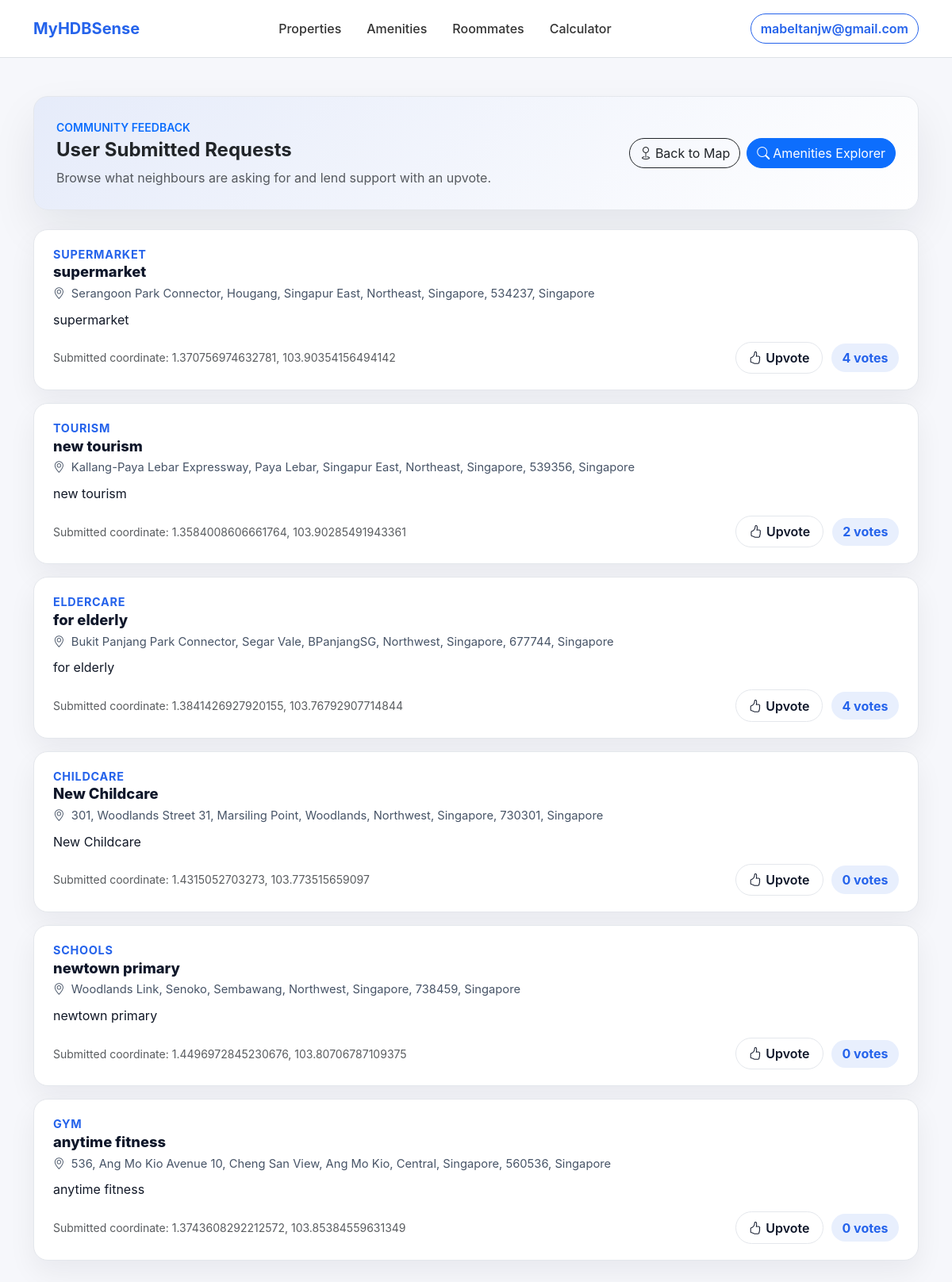
Screenshot of /map/results/ (signed in) with the database file from the repository.
### accounts/models.py (models this page shows, shortened)
class CustomUser(AbstractUser):
    email = models.EmailField(unique=True)

### mappage/models.py (models this page shows, shortened)
class location(models.Model):
    latitude = models.FloatField()
    longitude = models.FloatField()
    address = models.CharField(max_length=500, blank=True, null=True)
    amenity = models.CharField(max_length=100)
    description = models.TextField()
    upvoteCount = models.IntegerField(default=0)

### mappage/views.py (the view)
# urls.py: path('results/', views.results_view, name='results'),
def results_view(request):
    result = location_controller.get_all_locations_for_display()
    return render(request, 'results.html', {'locations': result['locations']})

### mappage/services.py (called while the page is built)
    def get_all_locations(self) -> List[location]:
        return location.objects.all()

    def get_all_locations_for_display(self) -> Dict[str, Any]:
        locations = self.location_service.get_all_locations()
        return {
            'locations': locations,
            'count': len(locations)
        }

### mappage/templates/results.html (shortened to what this page needs)
{% load static %}
<!DOCTYPE html>
<html lang="en">
<head>
  <link href="https://cdn.jsdelivr.net/npm/bootstrap@5.3.3/dist/css/bootstrap.min.css" rel="stylesheet"/>
  <link href="https://cdn.jsdelivr.net/npm/bootstrap-icons@1.11.3/font/bootstrap-icons.css" rel="stylesheet"/>
</head>
<body>
  {% include "accounts/navbar.html" %}
  <main class="container py-4 py-md-5">
    <section class="hero-card mb-4">
      <div class="d-flex flex-column flex-lg-row align-items-lg-center justify-content-between gap-3">
        <div>
          <p class="text-uppercase fw-semibold text-primary small mb-1">Community feedback</p>
          <h1 class="h4 fw-bold mb-2">User Submitted Requests</h1>
          <p class="mb-0 text-muted">Browse what neighbours are asking for and lend support with an upvote.</p>
        </div>
        <div class="d-flex flex-wrap gap-2">
          <a href="{% url 'mappage' %}" class="btn btn-outline-dark rounded-pill"><i class="bi bi-geo me-1"></i>Back to Map</a>
          <a href="{% url 'amenities' %}" class="btn btn-primary rounded-pill"><i class="bi bi-search me-1"></i>Amenities Explorer</a>
        </div>
      </div>
    </section>
    {% if locations %}
      <section class="thread-stack">
        {% for loc in locations %}
          <article class="thread-card">
            <div class="thread-label">{{ loc.amenity|default:"Amenity"|upper }}</div>
            <h2 class="thread-title">{{ loc.description|truncatechars:120 }}</h2>
            <div class="thread-meta">
              <i class="bi bi-geo-alt me-1"></i>
              {{ loc.address|default:"Address not available" }}
            </div>
            {% if loc.description %}
              <p class="thread-content">{{ loc.description }}</p>
            {% endif %}
            <div class="thread-foot">
              <span class="text-muted small">Submitted coordinate: {{ loc.latitude }}, {{ loc.longitude }}</span>
              <form class="vote-form" action="{% url 'upvote_location' loc.id %}" method="POST">
                <button type="submit" class="vote-btn">
                  <i class="bi bi-hand-thumbs-up"></i>
                  Upvote
                </button>
                <span class="vote-count-badge"><span class="vote-count">{{ loc.upvoteCount }}</span> votes</span>
              </form>
            </div>
          </article>
        {% endfor %}
      </section>
    {% endif %}
  </main>
</body>
</html>

### accounts/templates/accounts/navbar.html (shortened to what this page needs)
{% load static %}
<nav class="navbar navbar-expand-lg navbar-light bg-white border-bottom py-3">
  <div class="container">
    <a class="navbar-brand fw-bold" href="{% url 'home' %}" style="color:#2563eb;">MyHDBSense</a>
    <div class="collapse navbar-collapse" id="mainNav">
      <ul class="navbar-nav mx-auto gap-lg-3">
        <li class="nav-item">
          <a class="nav-link {% if request.resolver_match.url_name == 'properties' %}active{% endif %}"
             href="{% url 'properties' %}">Properties</a>
        </li>
        <li class="nav-item">
          <a class="nav-link {% if request.resolver_match.url_name == 'amenities' or request.resolver_match.url_name == 'search_amenities' %}active{% endif %}"
             href="{% url 'amenities' %}">Amenities</a>
        </li>
        {% with name=request.resolver_match.url_name %}
        <li class="nav-item">
          <a class="nav-link {% if name in 'roommates sharing_request roommate_profile_edit' %}active{% endif %}"
             href="{% url 'roommates' %}">Roommates</a>
        </li>
        {% endwith %}
        <li class="nav-item">
          <a class="nav-link {% if request.resolver_match.url_name == 'calculator' %}active{% endif %}"
             href="{% url 'calculator' %}">Calculator</a>
        </li>
      </ul>
      <div class="d-flex ms-lg-3 align-items-center gap-2">
        {% if user.is_authenticated %}
          <a href="{% url 'roommate_profile_edit' %}"
             class="btn btn-outline-primary rounded-pill fw-semibold"
             style="border-color:#2563eb;color:#2563eb;">
            {{ user.email|default:user.username|default:"Profile" }}
          </a>
        {% endif %}
      </div>
    </div>
  </div>
</nav>

### mappage/templates/results.html (style rules this page uses)
:root { --brand:#2563eb; --ink:#0f172a; --muted:#475467; --border:#e4e7ec; --card:#ffffff; }
body { background:#f6f7fb; font-family:"Inter", "Segoe UI", system-ui, -apple-system, BlinkMacSystemFont, sans-serif; }
.hero-card { border:1px solid var(--border); border-radius:18px; padding:1.75rem; background:linear-gradient(135deg, rgba(37,99,235,.08), #fff); box-shadow:0 25px 55px rgba(15,23,42,.08); }
.thread-stack { display:flex;flex-direction:column;gap:1rem; }
.thread-card { border:1px solid var(--border); border-radius:18px; padding:1.25rem 1.5rem; background:var(--card); box-shadow:0 15px 35px rgba(15,23,42,.06); }
.thread-label { font-size:.9rem;font-weight:700;color:var(--brand);text-transform:uppercase;letter-spacing:.05em; }
.thread-title { font-weight:800;font-size:1.15rem;margin-bottom:.35rem;color:var(--ink); }
.thread-meta { color:var(--muted);font-size:.92rem; }
.thread-content { margin-top:.6rem;font-size:1rem;color:#111827; }
.thread-foot { margin-top:1rem; display:flex; flex-wrap:wrap; justify-content:space-between; align-items:center; gap:.75rem; }
.vote-form { display:flex;align-items:center;gap:.65rem; }
.vote-btn { border-radius:999px; border:1px solid var(--border); background:#fff; color:var(--ink); padding:.45rem 1rem; font-weight:600; display:inline-flex; align-items:center; gap:.35rem; transition:all .15s ease; }
.vote-count-badge { background:rgba(37,99,235,.1); color:var(--brand); font-weight:700; border-radius:999px; padding:.35rem .85rem; }

### accounts/templates/accounts/navbar.html (style rules this page uses)
.nav-link { font-weight:500; color:#333; }

### rows the page displays
CustomUser: email "mabeltanjw@gmail.com"
location: amenity "SUPERMARKET", description "supermarket", address "Serangoon Park Connector, Hougang, Singapur East, Northeast, Singapore, 534237, Singapore", latitude "1.370756974632781", longitude "103.90354156494142", upvoteCount "4"
location: amenity "TOURISM", description "new tourism", address "Kallang-Paya Lebar Expressway, Paya Lebar, Singapur East, Northeast, Singapore, 539356, Singapore", latitude "1.3584008606661764", longitude "103.90285491943361", upvoteCount "2"
location: amenity "ELDERCARE", description "for elderly", address "Bukit Panjang Park Connector, Segar Vale, BPanjangSG, Northwest, Singapore, 677744, Singapore", latitude "1.3841426927920155", longitude "103.76792907714844", upvoteCount "4"
location: amenity "CHILDCARE", description "New Childcare", address "301, Woodlands Street 31, Marsiling Point, Woodlands, Northwest, Singapore, 730301, Singapore", latitude "1.4315052703273", longitude "103.773515659097", upvoteCount "0"
location: amenity "SCHOOLS", description "newtown primary", address "Woodlands Link, Senoko, Sembawang, Northwest, Singapore, 738459, Singapore", latitude "1.4496972845230676", longitude "103.80706787109375", upvoteCount "0"
location: amenity "GYM", description "anytime fitness", address "536, Ang Mo Kio Avenue 10, Cheng San View, Ang Mo Kio, Central, Singapore, 560536, Singapore", latitude "1.3743608292212572", longitude "103.85384559631349", upvoteCount "0"
